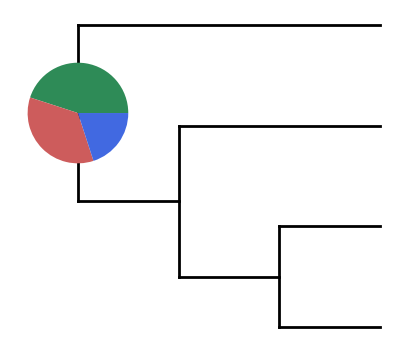

Here is the Python script that generated this plot:
import baltic as bt
from baltic import bt_utils

import matplotlib as mpl
from matplotlib import pyplot as plt
from matplotlib.gridspec import GridSpec

fig = plt.figure(figsize=(5,5),facecolor='w')
gs = GridSpec(1,1)

ax = plt.subplot(gs[0])

state_set = ["Lithuania", "Latvia", "Estonia"]
state_probs = [0.45, 0.35, 0.2]

treestring = '((("A":1,"B":1):1,"C":2):1,"D":3);'
ll = bt.make_tree(treestring, 'divergence')
ll.root.traits = {'location.states.set': state_set, 'location.states.set.prob': state_probs}
ll.treeStats()

state_colours = {'Lithuania': 'seagreen', 'Latvia': 'indianred', 'Estonia': 'royalblue', 'other': 'lightgray'}

ll.plot_tree(ax)
bt_utils.plot_node_piechart(ax = ax, node = ll.root, traitName = 'location.states', traitColourDict = state_colours, other_thres = 0.005)

bt_utils.clean_axes(ax)
plt.savefig('basic-tree-piechart.png', bbox_inches='tight')
